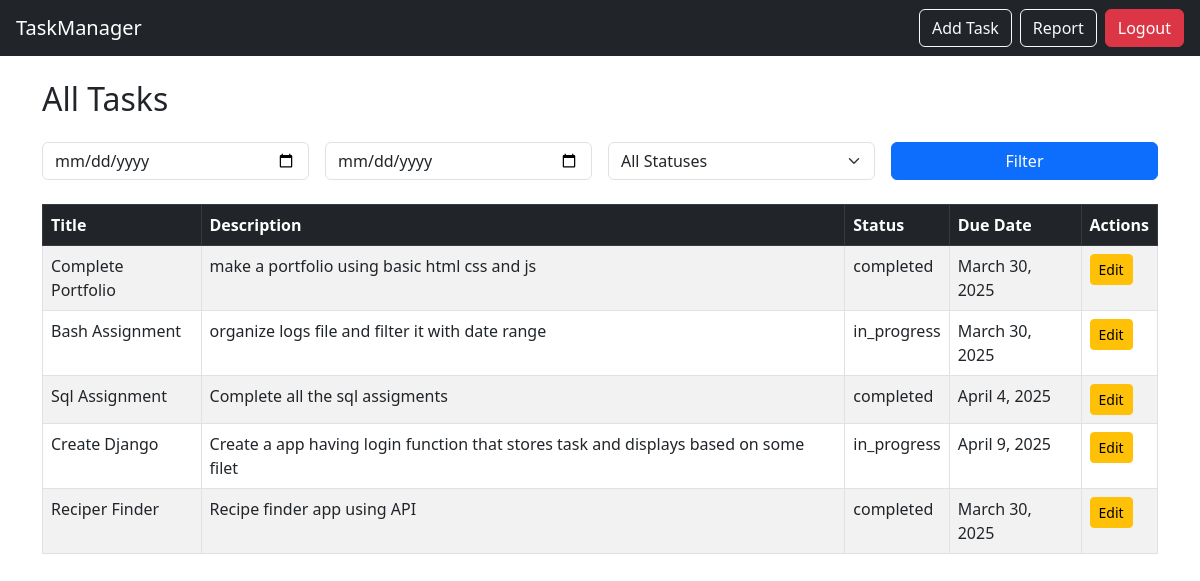
Page /tasks/ (signed in) on the committed database.
### tasks/models.py (models this page shows, shortened)
class Task(models.Model):
    STATUS_CHOICES = [
        ('pending', 'Pending'),
        ('completed', 'Completed'),
        ('in_progress', 'In Progress'),
    ]
    title = models.CharField(max_length=100)
    description = models.TextField()
    status = models.CharField(max_length=20, choices=STATUS_CHOICES, default='pending')
    due_date = models.DateField()

### tasks/views.py (the view)
# urls.py: path('tasks/', views.task_list, name='task_list'),
@login_required
def task_list(request):
    tasks = Task.objects.all()
    status = request.GET.get('status')
    if status:
        tasks = tasks.filter(status=status)
    start_date = request.GET.get('start_date')
    end_date = request.GET.get('end_date')
    if start_date and end_date:
        tasks = tasks.filter(due_date__range=[start_date, end_date])
    return render(request, 'task_list.html', {'tasks': tasks})

### tasks/templates/task_list.html (shortened to what this page needs)
{% extends 'base.html' %}
{% block content %}
  <h2 class="mb-4">All Tasks</h2>
  <form method="get" class="row g-3 mb-4">
    <div class="col-md-3">
      <input type="date" name="start_date" class="form-control" placeholder="Start date">
    </div>
    <div class="col-md-3">
      <input type="date" name="end_date" class="form-control" placeholder="End date">
    </div>
    <div class="col-md-3">
      <select name="status" class="form-select">
        <option value="">All Statuses</option>
      </select>
    </div>
    <div class="col-md-3">
      <button class="btn btn-primary w-100">Filter</button>
    </div>
  </form>
  <table class="table table-striped table-bordered">
    <thead class="table-dark">
      <tr>
        <th>Title</th>
        <th>Description</th>
        <th>Status</th>
        <th>Due Date</th>
        <th>Actions</th>
      </tr>
    </thead>
    <tbody>
      {% for task in tasks %}
        <tr>
          <td>{{ task.title }}</td>
          <td>{{ task.description }}</td>
          <td>{{ task.status }}</td>
          <td>{{ task.due_date }}</td>
          <td>
            <a href="{% url 'task_edit' task.id %}" class="btn btn-sm btn-warning">Edit</a>
          </td>
        </tr>
      {% empty %}
        <tr>
          <td colspan="5" class="text-center">No tasks found.</td>
        </tr>
      {% endfor %}
    </tbody>
  </table>
{% endblock %}

### tasks/templates/base.html (shortened to what this page needs)
<!DOCTYPE html>
<html lang="en">
<head>
    <link href="https://cdn.jsdelivr.net/npm/bootstrap@5.3.0/dist/css/bootstrap.min.css" rel="stylesheet">
</head>
<body>
    <nav class="navbar navbar-expand-lg navbar-dark bg-dark px-3">
        <a class="navbar-brand" href="{% url 'task_list' %}">TaskManager</a>
        <div class="ms-auto d-flex gap-2">
            <a class="btn btn-outline-light" href="{% url 'task_create' %}">Add Task</a>
            <a class="btn btn-outline-light" href="{% url 'task_report' %}">Report</a>
            <a class="btn btn-danger" href="{% url 'logout' %}">Logout</a>
        </div>
    </nav>
    <div class="container mt-4">
        {% block content %}{% endblock %}
    </div>
</body>
</html>

### rows in the picture
Task: title "Complete Portfolio", description "make a portfolio using basic html css and js", status "completed", due_date "March 30, 2025"
Task: title "Bash Assignment", description "organize logs file and filter it with date range", status "in_progress", due_date "March 30, 2025"
Task: title "Sql Assignment", description "Complete all the sql assigments", status "completed", due_date "April 4, 2025"
Task: title "Create Django", description "Create a app having login function that stores task and displays based on some filet", status "in_progress", due_date "April 9, 2025"
Task: title "Reciper Finder", description "Recipe finder app using API", status "completed", due_date "March 30, 2025"
